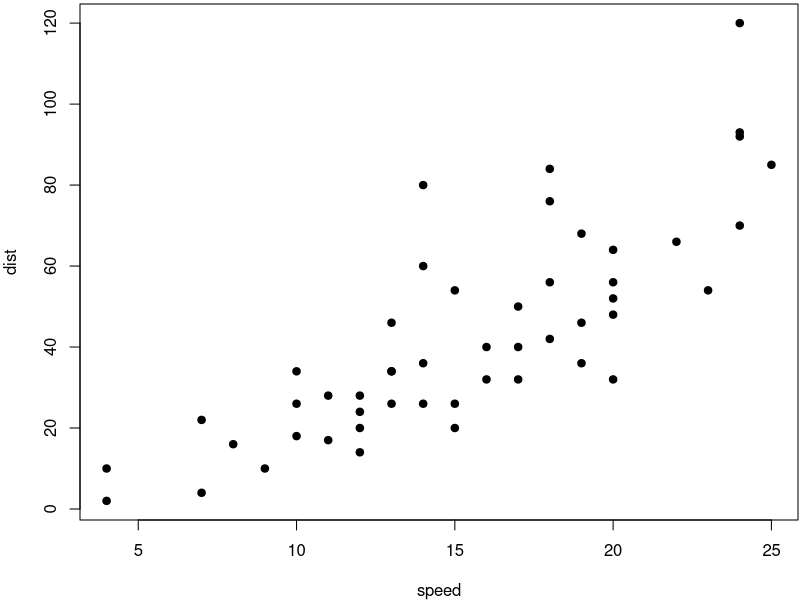

Write R code to recreate this figure.
## ---- chunk 1
nl <- readLines("./data/Leef.NL.txt", encoding = "UTF-8")
pl <- readLines("./data/Leef.PL.txt", encoding = "UTF-8")
intro <- readLines("./data/Leef.intro.txt", encoding = "UTF-8")
help <- read.csv("./data/Leef.help.txt", encoding = "UTF-8", header = F)
## ---- chunk 2
cat(intro)
## ---- chunk 3
par(mar = c(4, 4, .2, .1))
plot(cars, pch = 19)
## ---- chunk 4
knitr::kable(help)
